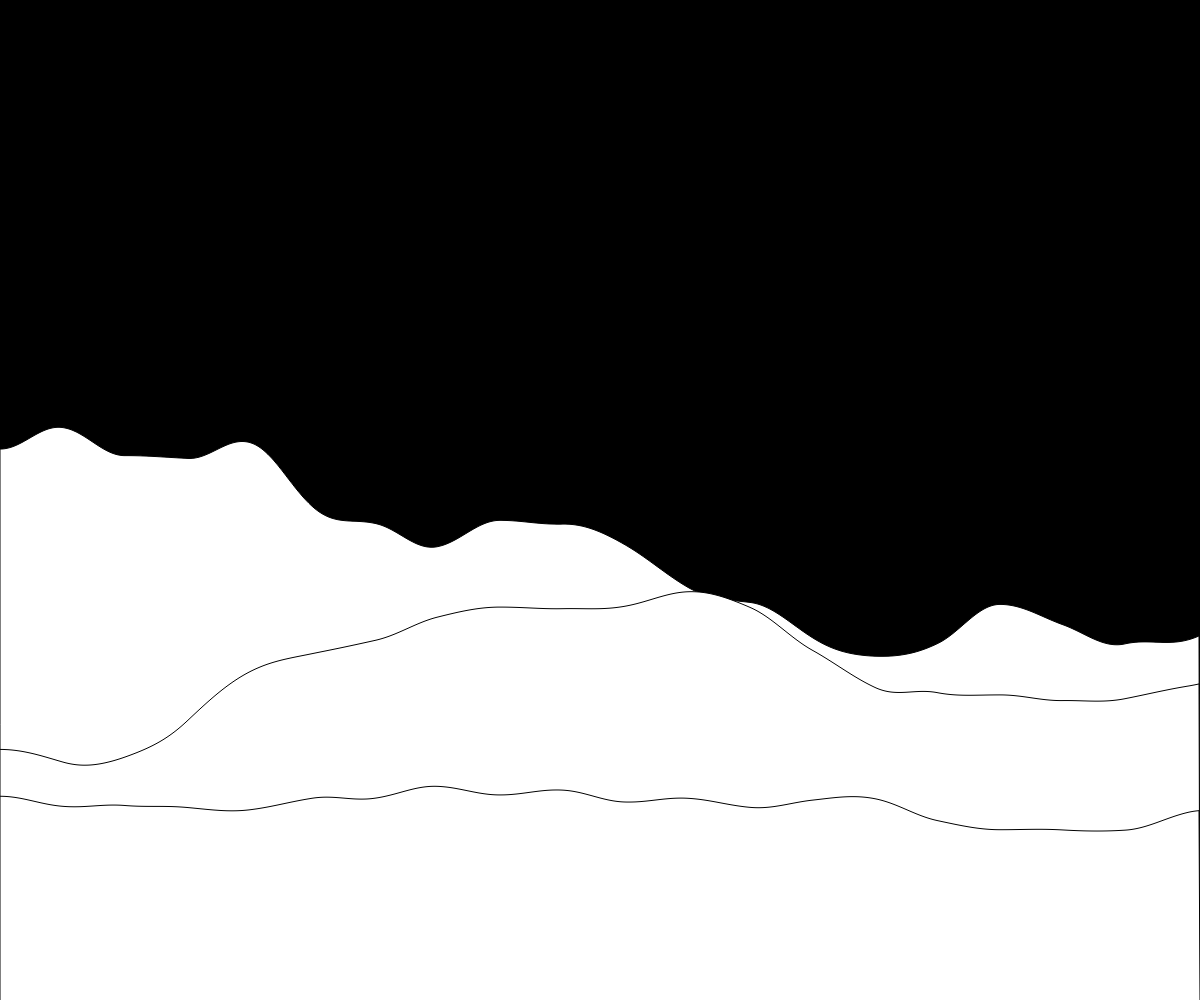
Frame 1 (no input)
Frame 60 (no input): identical to frame 1, image omitted
Frame 120 (the mouse pressed at the canvas centre since frame 60): identical to frame 1, image omitted

The p5.js sketch that drew this single still picture (run headless with seeded random() and noise() and a simulated clock; from frame 60 on, the mouse is pressed at the canvas centre):

// p5.js sketch
// ── sketch.js
function setup() {
  createCanvas(windowWidth,windowHeight);
  // noLoop();
}

function draw() {
  background(0);
  perlinHill(height,300,500,500,200);
  perlinHill(height,500,400,500,6000);
  perlinHill(height,700,200,500,-7181);
}

function perlinHill(base,offset,yscale,iscale,perlinOffset){
  if(!perlinOffset){
    perlinOffset = random(-41300,41300);//worble
  }
  beginShape();
  vertex(0,base);
  //noFill();
  for(let i = 0; i < width; i++){
    let yran = noise((i/iscale)+perlinOffset);
    vertex(i,(yran*yscale)+(offset));
  }
  vertex(width,base);
  endShape();

}
// ── cl_mountains.js
//class container script
